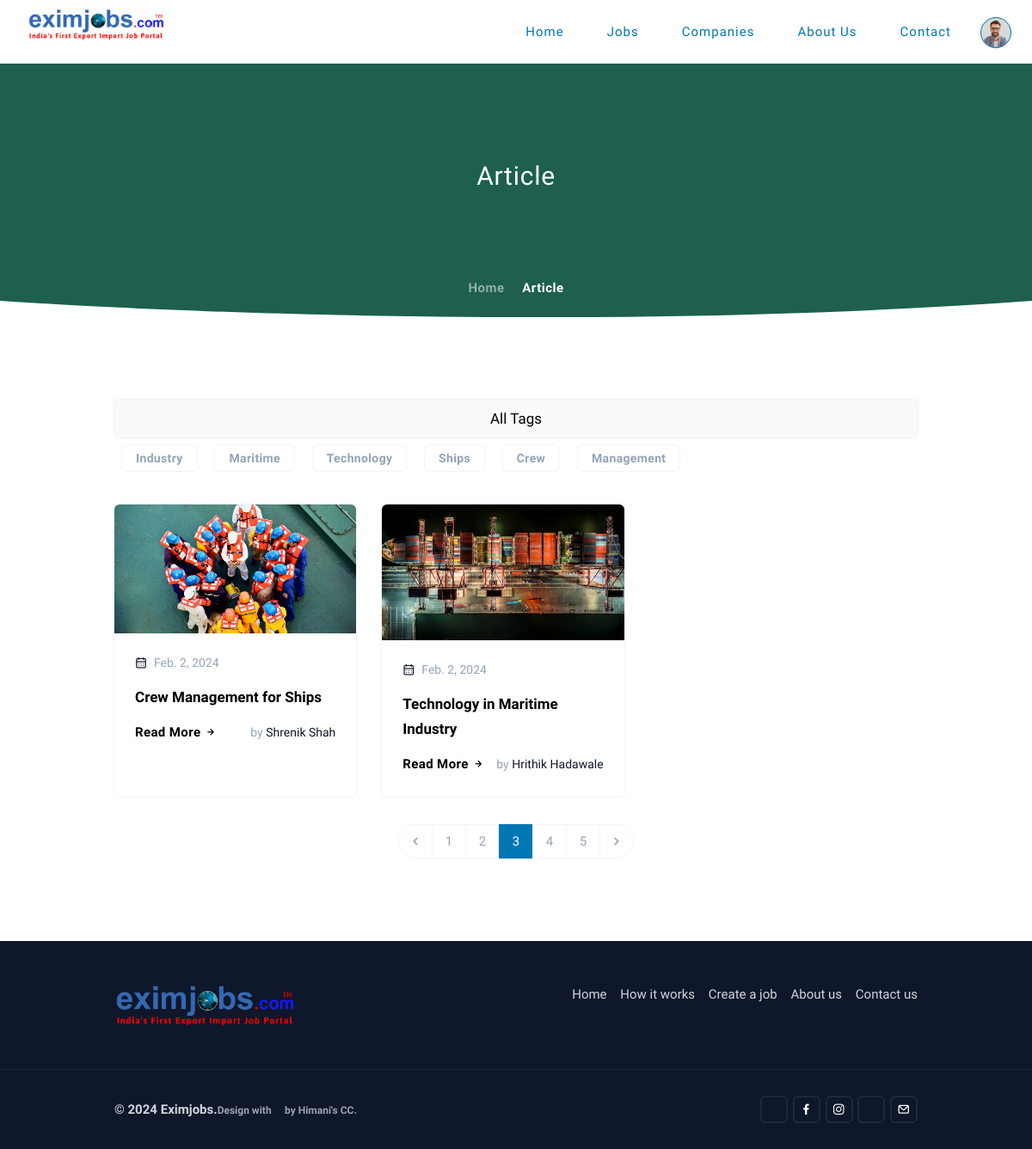
The page /articles on the database its author committed.
### Dashboard/models.py (models this page shows)
class Articles(models.Model):
    name = models.CharField(max_length=200)
    thumbnail = models.ImageField(upload_to="Article-Thumbnail/")
    writer = models.CharField(max_length=20,null=True,blank=True)
    description = models.TextField()
    content = RichTextField(null=True, blank=True)
    created_at =models.DateField(auto_now_add=True)
    meta_tags = models.TextField()
    meta_description = models.TextField()
    tags = TaggableManager()

### Authentication/views.py (the view)
# urls.py: path('articles',all_articles,name="all_articles"),
def all_articles(request):
    tag = request.GET.get('tag')
    query = request.GET.get('query')
    if query:
        articles = Articles.objects.filter(
            Q(name__icontains=query) |
            Q(description__icontains=query) |
            Q(content__icontains=query)
        )
    elif tag:
        articles=[]
        all_articles = Articles.objects.order_by('-id').all()
        for i in all_articles:
            if tag in [j.name for j in i.tags.all()]:
                articles.append(i)
    else:
        articles = Articles.objects.order_by('-id').all()
    tags =Tag.objects.all()
    return render(request,'client/all-articles.html',{'articles':articles,'tags':tags})

### templates/client/all-articles.html
{% extends "client/template.html" %}
{% load static %}
{% block content %}
        <section class="relative table w-full py-36 bg-[url('../../static/assets/images/hero/bg.html')] bg-top bg-no-repeat bg-cover">
            <div class="absolute inset-0 bg-emerald-900/90"></div>
            <div class="container">
                <div class="grid grid-cols-1 text-center mt-10">
                    <h3 class="md:text-3xl text-2xl md:leading-snug tracking-wide leading-snug font-medium text-white">Article </h3>
                </div>
            </div>
            <div class="absolute text-center z-10 bottom-5 start-0 end-0 mx-3">
                <ul class="breadcrumb tracking-[0.5px] breadcrumb-light mb-0 inline-block">
                    <li class="inline breadcrumb-item text-[15px] font-semibold duration-500 ease-in-out text-white/50 hover:text-white"><a href="{% url 'home' %}">Home</a></li>
                    <li class="inline breadcrumb-item text-[15px] font-semibold duration-500 ease-in-out text-white" aria-current="page">Article</li>
                </ul>
            </div>
        </section>
        <div class="relative">
            <div class="shape absolute start-0 end-0 sm:-bottom-px -bottom-[2px] overflow-hidden z-1 text-white dark:text-slate-900">
                <svg class="w-full h-auto" viewBox="0 0 2880 48" fill="none" xmlns="http://www.w3.org/2000/svg">
                    <path d="M0 48H1437.5H2880V0H2160C1442.5 52 720 0 720 0H0V48Z" fill="currentColor"></path>
                </svg>
            </div>
        </div>
         <section class="relative md:py-24 py-16">
            <div class="container">
                <div class="grid lg:grid-cols-3 md:grid-cols-2 grid-cols-1 gap-[30px]">
                <div class="lg:col-span-4 md:col-span-6">
                    <div class="sticky top-20">
                        <h5 class="text-lg font-medium bg-gray-50 dark:bg-slate-800 shadow dark:shadow-gray-800 rounded-md p-2 text-center">All Tags</h5>
                        {% for tag in tags %}
                        <a href="{% url 'all_articles' %}?tag={{tag.name}}" class="btn m-2  btn-sm border border-gray-100 dark:border-gray-800 rounded-md text-slate-400 hover:border-emerald-600 hover:text-white hover:bg-emerald-600">{{tag.name}}</a>
                        {% endfor %}
                    </div>
                </div>
                    {% for article in articles %}
                    <div class="group relative overflow-hidden bg-white dark:bg-slate-900 rounded-md shadow dark:shadow-gray-700">
                        <div class="relative overflow-hidden">
                            <img src="../../media/{{article.thumbnail}}" class="scale-110 group-hover:scale-100 transition-all duration-500" alt="">
                        </div>
                        <div class="relative p-6">
                            <div class="">
                                <div class="flex mb-4">
                                    <span class="text-slate-400 text-sm"><i class="uil uil-calendar-alt text-slate-900 dark:text-white me-2"></i>{{article.created_at}}</span>
                                </div>
                                <a href="{% url 'article_details' article.name %}" class="title text-lg font-semibold hover:text-emerald-600 duration-500 ease-in-out">{{article.name}}</a>
                                <div class="flex justify-between items-center mt-3">
                                    <a href="{% url 'article_details' article.name %}"class="btn btn-link hover:text-emerald-600 after:bg-emerald-600 duration-500 ease-in-out">Read More <i class="uil uil-arrow-right"></i></a>
                                    <span class="text-slate-400 text-sm">by <a href="#" class="text-slate-900 dark:text-white hover:text-emerald-600 dark:hover:text-emerald-600 font-medium">{{article.writer}}</a></span>
                                </div>
                            </div>
                        </div>
                    </div>
                    {% endfor %}
                </div>
                <div class="grid md:grid-cols-12 grid-cols-1 mt-8">
                    <div class="md:col-span-12 text-center">
                        <nav aria-label="Page navigation example">
                            <ul class="inline-flex items-center -space-x-px">
                                <li>
                                    <a href="#" class="size-[40px] inline-flex justify-center items-center text-slate-400 bg-white dark:bg-slate-900 rounded-s-3xl hover:text-white border border-gray-100 dark:border-gray-800 hover:border-emerald-600 dark:hover:border-emerald-600 hover:bg-emerald-600 dark:hover:bg-emerald-600">
                                        <i class="uil uil-angle-left text-[20px] rtl:rotate-180 rtl:-mt-1"></i>
                                    </a>
                                </li>
                                <li>
                                    <a href="#" class="size-[40px] inline-flex justify-center items-center text-slate-400 hover:text-white bg-white dark:bg-slate-900 border border-gray-100 dark:border-gray-800 hover:border-emerald-600 dark:hover:border-emerald-600 hover:bg-emerald-600 dark:hover:bg-emerald-600">1</a>
                                </li>
                                <li>
                                    <a href="#" class="size-[40px] inline-flex justify-center items-center text-slate-400 hover:text-white bg-white dark:bg-slate-900 border border-gray-100 dark:border-gray-800 hover:border-emerald-600 dark:hover:border-emerald-600 hover:bg-emerald-600 dark:hover:bg-emerald-600">2</a>
                                </li>
                                <li>
                                    <a href="#" aria-current="page" class="z-10 size-[40px] inline-flex justify-center items-center text-white bg-emerald-600 border border-emerald-600">3</a>
                                </li>
                                <li>
                                    <a href="#" class="size-[40px] inline-flex justify-center items-center text-slate-400 hover:text-white bg-white dark:bg-slate-900 border border-gray-100 dark:border-gray-800 hover:border-emerald-600 dark:hover:border-emerald-600 hover:bg-emerald-600 dark:hover:bg-emerald-600">4</a>
                                </li>
                                <li>
                                    <a href="#" class="size-[40px] inline-flex justify-center items-center text-slate-400 hover:text-white bg-white dark:bg-slate-900 border border-gray-100 dark:border-gray-800 hover:border-emerald-600 dark:hover:border-emerald-600 hover:bg-emerald-600 dark:hover:bg-emerald-600">5</a>
                                </li>
                                <li>
                                    <a href="#" class="size-[40px] inline-flex justify-center items-center text-slate-400 bg-white dark:bg-slate-900 rounded-e-3xl hover:text-white border border-gray-100 dark:border-gray-800 hover:border-emerald-600 dark:hover:border-emerald-600 hover:bg-emerald-600 dark:hover:bg-emerald-600">
                                        <i class="uil uil-angle-right text-[20px] rtl:rotate-180 rtl:-mt-1"></i>
                                    </a>
                                </li>
                            </ul>
                        </nav>
                    </div>
                </div>
            </div>
        </section>
        {% endblock content %}

### templates/client/template.html (shortened to what this page needs)
{% load static %}
<!DOCTYPE html>
<html lang="en" class="light scroll-smooth" dir="ltr">
<head>
        <link rel="stylesheet" href="https://cdn.jsdelivr.net/npm/sweetalert2@11.10.4/dist/sweetalert2.min.css">
        <link href="../../static/assets/libs/choices.js/public/assets/styles/choices.min.css" rel="stylesheet">
        <link href="../../static/assets/libs/%40iconscout/unicons/css/line.css" type="text/css" rel="stylesheet">
        <link href="../../static/assets/libs/%40mdi/font/css/materialdesignicons.min.css" rel="stylesheet" type="text/css">
        <link href="../../static/assets/css/tailwind.min.css" rel="stylesheet" type="text/css">
        <link href="../../static/assets/css/bg-color.css" rel="stylesheet" type="text/css">
        <link href="../../static/assets/css/padding-margin.css" rel="stylesheet" type="text/css">
    </head>
    {% include 'client/navbar.html'%}
    {% block content %}
    {% endblock content %}
    {% include 'client/footer.html'%}
</html>

### templates/client/navbar.html (shortened to what this page needs)
<nav id="topnav" class="defaultscroll is-sticky px-6">
    <div class="">
        <a class="logo" href="{% url 'home' %}">
            <div class="flex p-2">
                <img src="../../static/assets/images/EximLogo.png" class="h-10 dark:inline-block"  alt="">
            </div>
        </a>
        <ul class="buy-button list-none mb-0">
            <li class="dropdown inline-block relative ps-1">
                <button data-dropdown-toggle="dropdown" class="dropdown-toggle items-center" type="button">
                    <span class="btn btn-icon rounded-full bg-emerald-600 hover:bg-emerald-700 border-emerald-600 hover:border-emerald-700 text-white"><img src="../static/assets/images/team/01.jpg" class="rounded-full" alt=""></span>
                </button>
            </li>
        </ul>
        <div id="navigation">
            <ul class="navigation-menu justify-end">
                <li><a href="{%url 'home'%}" class="sub-menu-item">Home</a></li>
                {% if request.user.account_type == 'Employer' %}
                <li><a href="{%url 'candidate-list'%}" class="sub-menu-item">Candidate List</a></li>
                <li><a href="{%url 'job-post'%}" class="sub-menu-item">Create a Job</a></li>
                {% else %}
                <li><a href="{%url 'job-list'%}" class="sub-menu-item">Jobs</a></li>
                <li><a href="{%url 'all_companies'%}" class="sub-menu-item">Companies</a></li>
                <li><a href="{%url 'about'%}" class="sub-menu-item">About Us</a></li>
                <li><a href="{% url 'contact' %}" class="sub-menu-item">Contact</a></li>
                {% endif %}
            </ul>
        </div>
    </div>
</nav>

### templates/client/footer.html
<footer class="relative bg-slate-900 dark:bg-slate-800">
    <div class="container">
        <div class="grid grid-cols-1">
            <div class="relative py-12">
                <div class="relative w-full">
                    <div class="grid md:grid-cols-12 grid-cols-1 gap-[30px]">
                        <div class="md:col-span-3">
                            <a href="#" class="flex justify-center md:justify-start focus:outline-none">
                                <img src="../../static/assets/images/EximLogo.png" class="w-60" alt="">
                            </a>
                        </div>
                        <div class="md:col-span-9">
                            <ul class="list-disc footer-list md:text-end text-center space-x-3 ">
                                <li class="inline-block"><a href="index.html" class="text-gray-300 hover:text-gray-400 duration-500 ease-in-out font-medium">Home</a></li>
                                <li class="inline-block mt-[10px] md:mt-0"><a href="services.html" class="text-gray-300 hover:text-gray-400 duration-500 ease-in-out font-medium">How it works</a></li>
                                <li class="inline-block mt-[10px] md:mt-0"><a href="#" class="text-gray-300 hover:text-gray-400 duration-500 ease-in-out font-medium">Create a job</a></li>
                                <li class="inline-block mt-[10px] md:mt-0"><a href="aboutus.html" class="text-gray-300 hover:text-gray-400 duration-500 ease-in-out font-medium">About us</a></li>
                                <li class="inline-block mt-[10px] md:mt-0"><a href="contact.html" class="text-gray-300 hover:text-gray-400 duration-500 ease-in-out font-medium">Contact us</a></li>
                            </ul>
                        </div>
                    </div>
                </div>
            </div>
        </div>
    </div>
    <div class="py-[30px] px-0 border-t border-gray-800 dark:border-gray-700 ">
        <div class="container text-center">
            <div class="grid md:grid-cols-2 items-center gap-6">
                <div class="md:text-start text-center">
                    <p class="mb-0 text-gray-300 font-semibold">© <script>document.write(new Date().getFullYear())</script> Eximjobs.<small class='text-gray-400'>Design with <i class="mdi mdi-heart text-red-600"></i> by <a href="" target="_blank" class="text-reset">Himani's CC</a>.</small> </p>
                </div>
                <ul class="list-none md:text-end text-center space-x-0.5">
                    <li class="inline"><a href="" target="_blank" class="btn btn-icon btn-sm border-2 border-gray-800 dark:border-gray-700 rounded-md hover:border-emerald-600 dark:hover:border-emerald-600 hover:bg-emerald-600 dark:hover:bg-emerald-600 text-white"><i class="uil uil-linkedin" title="Linkedin"></i></a></li>
                    <li class="inline"><a href="" target="_blank" class="btn btn-icon btn-sm border-2 border-gray-800 dark:border-gray-700 rounded-md hover:border-emerald-600 dark:hover:border-emerald-600 hover:bg-emerald-600 dark:hover:bg-emerald-600 text-white"><i class="uil uil-facebook-f align-middle" title="facebook"></i></a></li>
                    <li class="inline"><a href="" target="_blank" class="btn btn-icon btn-sm border-2 border-gray-800 dark:border-gray-700 rounded-md hover:border-emerald-600 dark:hover:border-emerald-600 hover:bg-emerald-600 dark:hover:bg-emerald-600 text-white"><i class="uil uil-instagram align-middle" title="instagram"></i></a></li>
                    <li class="inline"><a href="" target="_blank" class="btn btn-icon btn-sm border-2 border-gray-800 dark:border-gray-700 rounded-md hover:border-emerald-600 dark:hover:border-emerald-600 hover:bg-emerald-600 dark:hover:bg-emerald-600 text-white"><i class="uil uil-twitter align-middle" title="twitter"></i></a></li>
                    <li class="inline"><a href="" class="btn btn-icon btn-sm border-2 border-gray-800 dark:border-gray-700 rounded-md hover:border-emerald-600 dark:hover:border-emerald-600 hover:bg-emerald-600 dark:hover:bg-emerald-600 text-white"><i class="uil uil-envelope align-middle" title="email"></i></a></li>
                </ul>
            </div>
        </div>
    </div>
</footer>

### static/assets/css/bg-color.css (style rules this page uses)
.bg-white { background-color: rgb(255 255 255); }
.bg-slate-900 { background-color: rgb(15 23 42); }
.bg-gray-50 { background-color: rgb(249 250 251); }
.bg-emerald-600 { background-color: rgb(5 150 105); }

### static/assets/css/padding-margin.css (style rules this page uses)
.px-0 { padding-left: 0px; padding-right: 0px; }
.ps-1 { padding-inline-start: 0.25rem; }
.p-2 { padding: 0.5rem; }
.p-6 { padding: 1.5rem; }
.px-6 { padding-left: 1.5rem; }
.py-12 { padding-top: 3rem; }
.py-16 { padding-top: 4rem; }
.py-36 { padding-top: 9rem; }

### rows shown on the page
Tag: name "Industry"
Tag: name "Maritime"
Tag: name "Technology"
Tag: name "Ships"
Tag: name "Crew"
Tag: name "Management"
Articles: thumbnail (picture), created_at "Feb. 2, 2024", name "Crew Management for Ships", writer "Shrenik Shah"
Articles: thumbnail (picture), created_at "Feb. 2, 2024", name "Technology in Maritime Industry", writer "Hrithik Hadawale"
